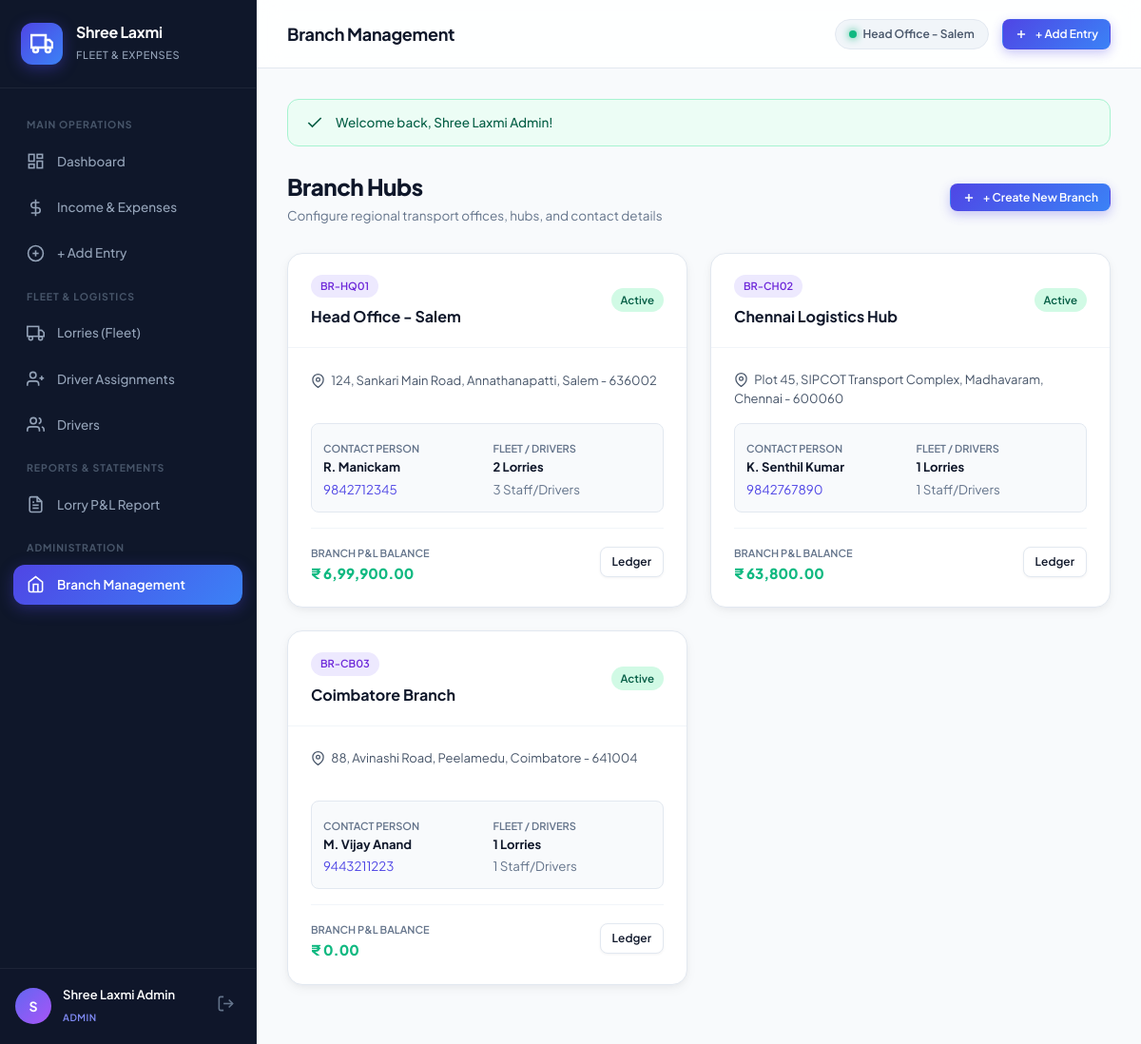
/branches.php (signed in), run on the app's committed database.
### tables this page shows
CREATE TABLE IF NOT EXISTS `branches` (
    `id` INT AUTO_INCREMENT PRIMARY KEY,
    `branch_code` VARCHAR(20) NOT NULL UNIQUE,
    `branch_name` VARCHAR(100) NOT NULL,
    `city` VARCHAR(50) NOT NULL,
    `state` VARCHAR(50) DEFAULT 'Tamil Nadu',
    `contact_person` VARCHAR(100),
    `phone` VARCHAR(20) NOT NULL,
    `email` VARCHAR(100),
    `address` TEXT,
    `status` ENUM('active', 'inactive') DEFAULT 'active',
    `created_at` TIMESTAMP DEFAULT CURRENT_TIMESTAMP,
    `updated_at` TIMESTAMP DEFAULT CURRENT_TIMESTAMP ON UPDATE CURRENT_TIMESTAMP
);

### config/config.php (called while the page is built, shortened)
<?php
function user_role() {
    return $_SESSION['user']['role'] ?? 'guest';
}
function is_admin() {
    return user_role() === 'admin';
}

### includes/functions.php (called while the page is built, shortened)
<?php
require_once __DIR__ . '/../config/config.php';
function format_money($amount) {
    $amount = (float)$amount;
    $is_negative = $amount < 0;
    $amount = abs($amount);
    $formatted = number_format($amount, 2, '.', ',');
    $exploded = explode('.', $formatted);
    $integer_part = $exploded[0];
    $decimal_part = $exploded[1];
    $len = strlen(str_replace(',', '', $integer_part));
    $raw_int = str_replace(',', '', $integer_part);
    if ($len > 3) {
        $last3 = substr($raw_int, -3);
        $remaining = substr($raw_int, 0, -3);
        $remaining_chunks = str_split(strrev($remaining), 2);
        $grouped = strrev(implode(',', $remaining_chunks));
        $integer_part = $grouped . ',' . $last3;
    }
    return ($is_negative ? '-' : '') . APP_CURRENCY . ' ' . $integer_part . '.' . $decimal_part;
}
function clean($str) {
    return htmlspecialchars(trim($str ?? ''), ENT_QUOTES, 'UTF-8');
}

### branches.php (the view, shortened to what this page needs)
<?php
require_once __DIR__ . '/includes/header.php';
$stmt = $pdo->query("SELECT b.*,
                            COUNT(DISTINCT l.id) as total_lorries,
                            COUNT(DISTINCT u.id) as total_staff,
                            COALESCE(SUM(CASE WHEN t.type = 'income' THEN t.amount ELSE 0 END), 0) as total_income,
                            COALESCE(SUM(CASE WHEN t.type = 'expense' THEN t.amount ELSE 0 END), 0) as total_expense
                     FROM branches b
                     LEFT JOIN lorries l ON l.branch_id = b.id
                     LEFT JOIN users u ON u.branch_id = b.id
                     LEFT JOIN transactions t ON t.branch_id = b.id
                     GROUP BY b.id
                     ORDER BY b.id ASC");
$branches = $stmt->fetchAll();
?>
<div class="page-header">
    <div>
        <h1 class="page-title">Branch Hubs</h1>
        <p class="page-subtitle">Configure regional transport offices, hubs, and contact details</p>
    </div>
    <?php if (is_admin()): ?>
        <button type="button" class="btn btn-primary btn-sm" onclick="openModal('addBranchModal')">
            <svg viewBox="0 0 24 24" fill="none" stroke="currentColor" stroke-width="2.5"><line x1="12" y1="5" x2="12" y2="19"></line><line x1="5" y1="12" x2="19" y2="12"></line></svg>
            <span>+ Create New Branch</span>
        </button>
    <?php endif; ?>
</div>
<div style="display:grid; grid-template-columns: repeat(auto-fit, minmax(320px, 1fr)); gap:24px; margin-bottom:30px;">
    <?php foreach ($branches as $b): ?>
        <?php $branch_profit = $b['total_income'] - $b['total_expense']; ?>
        <div class="card" style="margin-bottom:0; display:flex; flex-direction:column; justify-content:space-between;">
            <div class="card-header">
                <div>
                    <span class="pill pill-static" style="font-size:11px; margin-bottom:4px;"><?= clean($b['branch_code']) ?></span>
                    <h3 style="font-size:16px; font-weight:700; color:#0f172a; margin-top:4px;"><?= clean($b['branch_name']) ?></h3>
                </div>
                <span class="pill <?= $b['status'] === 'active' ? 'pill-income' : 'pill-idle' ?>">
                    <?= ucfirst($b['status']) ?>
                </span>
            </div>
            <div class="card-body">
                <p style="font-size:13px; color:#475569; margin-bottom:16px; min-height:38px;">
                    <svg width="15" height="15" viewBox="0 0 24 24" fill="none" stroke="currentColor" stroke-width="2" style="vertical-align:text-bottom; margin-right:4px;"><path d="M21 10c0 7-9 13-9 13s-9-6-9-13a9 9 0 0 1 18 0z"></path><circle cx="12" cy="10" r="3"></circle></svg>
                    <?= clean($b['address'] ?? $b['city']) ?>
                </p>
                <div style="display:grid; grid-template-columns:1fr 1fr; gap:12px; background:#f8fafc; padding:12px; border-radius:8px; border:1px solid #e2e8f0; margin-bottom:16px;">
                    <div>
                        <small style="color:#64748b; font-size:11px; font-weight:600; text-transform:uppercase;">Contact Person</small>
                        <div style="font-weight:700; font-size:13px;"><?= clean($b['contact_person'] ?? 'Manager') ?></div>
                        <small style="color:#4f46e5;"><?= clean($b['phone']) ?></small>
                    </div>
                    <div>
                        <small style="color:#64748b; font-size:11px; font-weight:600; text-transform:uppercase;">Fleet / Drivers</small>
                        <div style="font-weight:700; font-size:13px; color:#0f172a;"><?= $b['total_lorries'] ?> Lorries</div>
                        <small style="color:#64748b;"><?= $b['total_staff'] ?> Staff/Drivers</small>
                    </div>
                </div>
                <div style="border-top:1px solid #f1f5f9; padding-top:12px; display:flex; justify-content:space-between; align-items:center;">
                    <div>
                        <small style="color:#64748b; font-size:11px; font-weight:600; text-transform:uppercase;">Branch P&L Balance</small>
                        <div style="font-size:15px; font-weight:800; color:<?= $branch_profit >= 0 ? '#10b981' : '#ef4444' ?>;">
                            <?= format_money($branch_profit) ?>
                        </div>
                    </div>
                    <div>
                        <a href="transactions.php?branch_id=<?= $b['id'] ?>" class="btn btn-outline btn-sm">Ledger</a>
                    </div>
                </div>
            </div>
        </div>
    <?php endforeach; ?>
</div>
<?php require_once __DIR__ . '/includes/footer.php'; ?>

### assets/css/style.css (style rules this page uses)
:root { --bg-body: #f8fafc; --bg-surface: #ffffff; --bg-surface-elevated: #ffffff; --bg-sidebar: #0f172a; --bg-sidebar-hover: #1e293b; --bg-sidebar-active: rgba(79, 70, 229, 0.15); --border-light: #e2e8f0; --border-subtle: #f1f5f9; --text-main: #0f172a; --text-muted: #64748b; --text-light: #94a3b8; --text-white: #ffffff; --primary: #4f46e5; --primary-light: #6366f1; --primary-glow: rgba(79, 70, 229, 0.2); --primary-gradient: linear-gradient(135deg, #4f46e5 0%, #3b82f6 100%); --emerald: #10b981; --emerald-light: #d1fae5; --emerald-dark: #065f46; --emerald-gradient: linear-gradient(135deg, #10b981 0%, #059669 100%); --rose: #ef4444; --rose-light: #fee2e2; --rose-dark: #991b1b; --rose-gradient: linear-gradient(135deg, #ef4444 0%, #dc2626 100%); --amber: #f59e0b; --amber-light: #fef3c7; --amber-dark: #92400e; --cyan: #06b6d4; --cyan-light: #cffafe; --cyan-dark: #155e75; --purple: #8b5cf6; --purple-light: #ede9fe; --radius-sm: 8px; --radius-md: 12px; --radius-lg: 16px; --radius-xl: 22px; --radius-full: 9999px; --shadow-sm: 0 1px 3px rgba(15, 23, 42, 0.05); --shadow-md: 0 4px 14px -2px rgba(15, 23, 42, 0.06), 0 2px 6px -1px rgba(15, 23, 42, 0.04); --shadow-lg: 0 12px 30px -4px rgba(15, 23, 42, 0.08), 0 4px 12px -2px rgba(15, 23, 42, 0.04); --shadow-glow: 0 8px 24px -4px rgba(79, 70, 229, 0.35); --sidebar-width: 270px; --topbar-height: 72px; --transition: all 0.22s cubic-bezier(0.4, 0, 0.2, 1); }
*, *::before, *::after { box-sizing: border-box; margin: 0; padding: 0; }
body { font-family: 'Plus Jakarta Sans', -apple-system, BlinkMacSystemFont, 'Segoe UI', Roboto, sans-serif; background-color: var(--bg-body); color: var(--text-main); line-height: 1.5; -webkit-font-smoothing: antialiased; min-height: 100vh; }
a { color: inherit; text-decoration: none; }
.page-header { display: flex; align-items: center; justify-content: space-between; margin-bottom: 28px; flex-wrap: wrap; gap: 16px; }
.page-title { font-size: 24px; font-weight: 800; letter-spacing: -0.5px; color: var(--text-main); }
.page-subtitle { font-size: 13.5px; color: var(--text-muted); margin-top: 3px; }
.btn { display: inline-flex; align-items: center; justify-content: center; gap: 8px; font-size: 13.5px; font-weight: 600; padding: 10px 18px; border-radius: var(--radius-md); cursor: pointer; transition: var(--transition); border: 1px solid transparent; text-decoration: none; font-family: inherit; }
.btn svg { width: 17px; height: 17px; }
.btn-primary { background: var(--primary-gradient); color: #ffffff; box-shadow: 0 4px 12px rgba(79, 70, 229, 0.3); }
.btn-outline { background: #ffffff; border: 1px solid var(--border-light); color: var(--text-main); box-shadow: var(--shadow-sm); }
.btn-sm { padding: 6px 12px; font-size: 12px; border-radius: var(--radius-sm); }
.btn-sm svg { width: 14px; height: 14px; }
.card { background: var(--bg-surface); border: 1px solid var(--border-light); border-radius: var(--radius-lg); box-shadow: var(--shadow-md); overflow: hidden; margin-bottom: 24px; transition: var(--transition); }
.card-header { padding: 20px 24px; border-bottom: 1px solid var(--border-subtle); display: flex; align-items: center; justify-content: space-between; flex-wrap: wrap; gap: 12px; }
.card-body { padding: 24px; }
.pill { display: inline-flex; align-items: center; gap: 6px; font-size: 11.5px; font-weight: 600; padding: 4px 10px; border-radius: var(--radius-full); white-space: nowrap; }
.pill-income { background: #d1fae5; color: #065f46; }
.pill-static { background: #ede9fe; color: #6d28d9; }

### data on the page
branches: branch_code "BR-HQ01", branch_name "Head Office - Salem", status "Active", address "124, Sankari Main Road, Annathanapatti, Salem - 636002", contact_person "R. Manickam", phone "9842712345", total_lorries "2", total_staff "3", branch_profit "₹ 6,99,900.00"
branches: branch_code "BR-CH02", branch_name "Chennai Logistics Hub", status "Active", address "Plot 45, SIPCOT Transport Complex, Madhavaram, Chennai - 600060", contact_person "K. Senthil Kumar", phone "9842767890", total_lorries "1", total_staff "1", branch_profit "₹ 63,800.00"
branches: branch_code "BR-CB03", branch_name "Coimbatore Branch", status "Active", address "88, Avinashi Road, Peelamedu, Coimbatore - 641004", contact_person "M. Vijay Anand", phone "9443211223", total_lorries "1", total_staff "1", branch_profit "₹ 0.00"

### other printed values
substr($user['name'] ?? 'U', 0, 1) "S"
$user['name'] "Shree Laxmi Admin"
$user['role'] "ADMIN"
$page_title "Branch Management"
$user['branch_name'] "Head Office - Salem"
$flash['message'] "Welcome back, Shree Laxmi Admin!"
